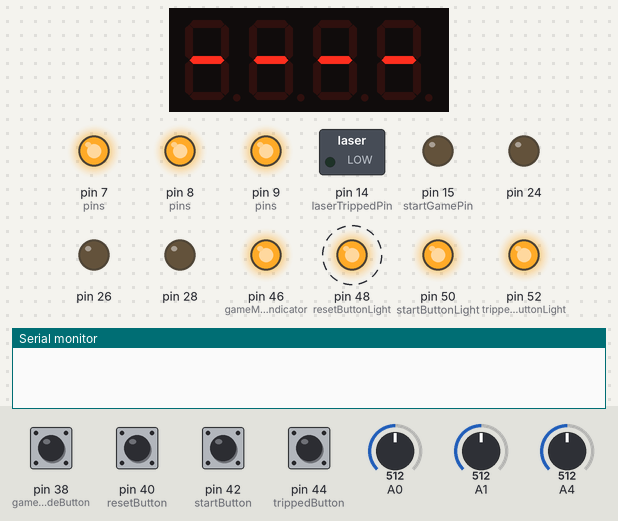
Bench run of a sketch on a simulated Arduino Mega 2560, built with avr-gcc and run on an emulated ATmega2560. Parts: 4-digit seven-segment display, switched loads named in the sketch (green lamp = pin HIGH), output pins drawn as LEDs (lit = HIGH), the last lines printed to the serial monitor. Dashed ring = blinking. Inputs (shaded band) come from the test bench; at power-on: pin 38 (gameModeButton), pin 40 (resetButton), pin 42 (startButton), pin 44 (trippedButton) HIGH, A0 = 512, A1 = 512, A4 = 512.

Above: at 1.25 s.
1.3 s: pin 40 (resetButton) pulled LOW for 0.25 s
At 1.65 s:
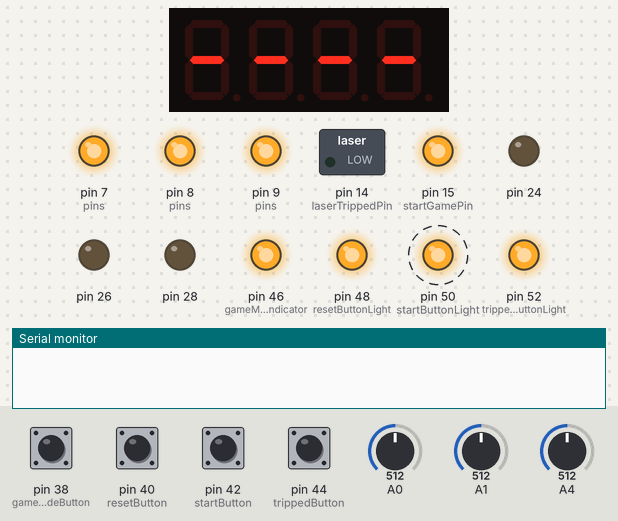
3.1 s: pin 42 (startButton) pulled LOW for 0.25 s
At 3.35 s:
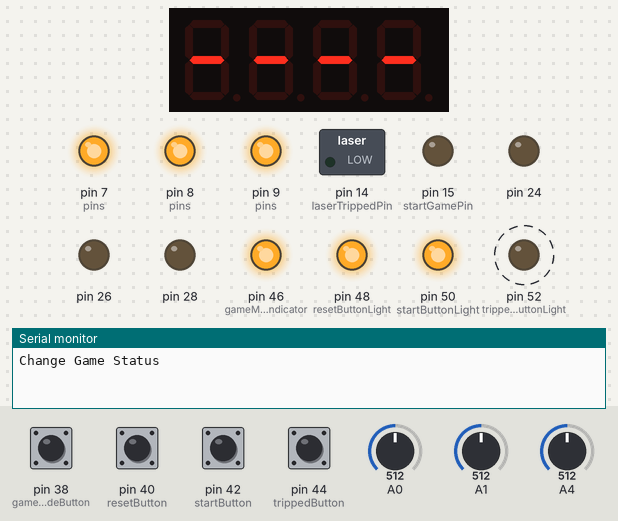
5.0 s: pin 44 (trippedButton) pulled LOW for 0.25 s
At 5.26 s:
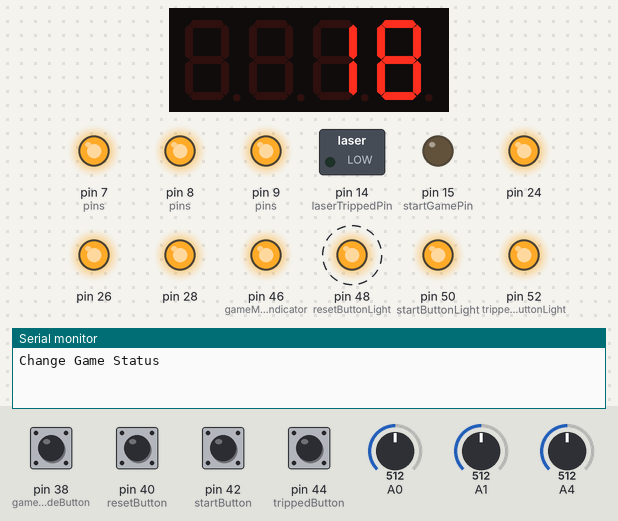
6.8 s: pin 40 (resetButton) pulled LOW for 1 s
At 7.06 s:
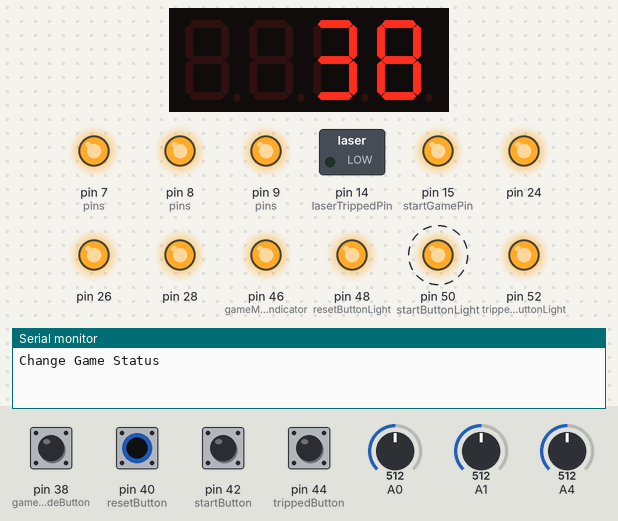
9.3 s: pin 42 (startButton) pulled LOW for 1 s
At 9.4 s:
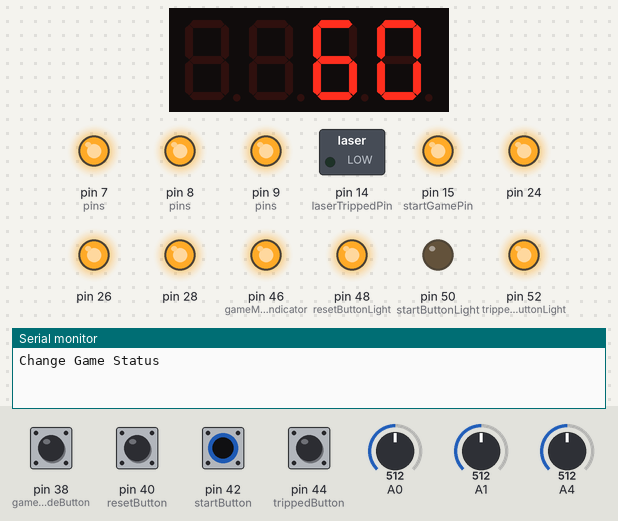
11.8 s: pin 40 (resetButton) pulled LOW for 0.25 s
At 12.01 s:
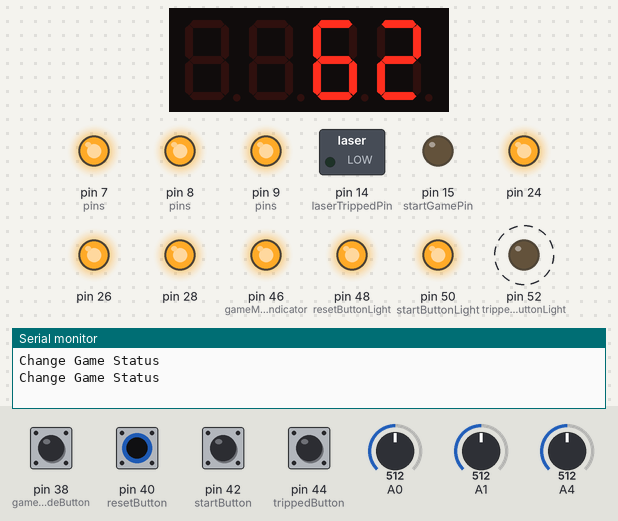
Timing chart, 0 to 15.0 s (numbered marks = the images above; inputs shaded):
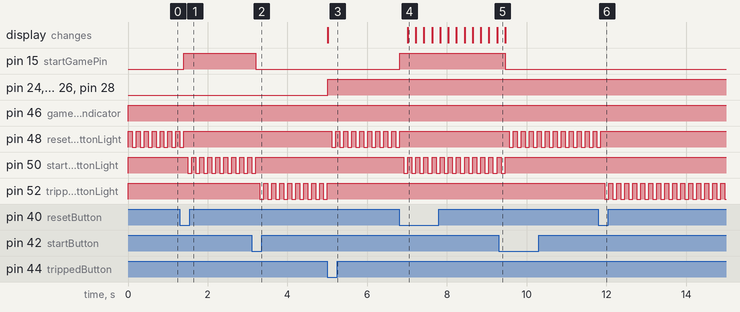

Measured:
- after the input at 1.3 s, pin 15 (startGamePin): LOW → HIGH after 0.10 s; pin 48 (resetButtonLight): goes on until 1.4 s, then stays HIGH; pin 50 (startButtonLight): alternates HIGH for 0.10 s and LOW for 0.10 s, starting after 0.20 s
- after the input at 3.1 s, pin 15 (startGamePin): HIGH → LOW after 0.10 s; pin 50 (startButtonLight): goes on until 3.2 s, then stays HIGH; pin 52 (trippedButtonLight): alternates HIGH for 0.10 s and LOW for 0.10 s, starting after 0.20 s
- after the input at 5.0 s, pin 24, pin 26, pin 28: LOW → HIGH at once; pin 48 (resetButtonLight): alternates HIGH for 0.10 s and LOW for 0.10 s, starting after 0.11 s; pin 52 (trippedButtonLight): goes on until 5.0 s, then stays HIGH; the display: changes at once (image 3)
- after the input at 6.8 s, pin 15 (startGamePin): LOW → HIGH at once; pin 48 (resetButtonLight): goes on until 6.8 s, then stays HIGH; pin 50 (startButtonLight): alternates HIGH for 0.10 s and LOW for 0.10 s, starting after 0.11 s; the display: changes after 0.21 s (image 4)
- after the input at 9.3 s, pin 15 (startGamePin): HIGH → LOW after 0.16 s; pin 48 (resetButtonLight): alternates HIGH for 0.10 s and LOW for 0.10 s, starting after 0.26 s; pin 50 (startButtonLight): goes on until 9.5 s, then stays HIGH
- after the input at 11.8 s, pin 48 (resetButtonLight): goes on until 11.9 s, then stays HIGH; pin 52 (trippedButtonLight): alternates HIGH for 0.10 s and LOW for 0.10 s, starting after 0.16 s
- by itself, pin 48 (resetButtonLight): alternates HIGH for 0.10 s and LOW for 0.10 s

The sketch:

prism.ino
```cpp
/*
 *prism.ino
 *Prism Challenge -- Laser Control Unit (LCU)
 *Built in Sacramento by Rocket Department, Inc
 *
 *Main control program for Prism Challenge Laser Maze
 *Emma Fletcher
 *05.09.2015
 */

#include "Adafruit_LEDBackpack.h"
#include "Adafruit_GFX.h"

#include <Wire.h>
#include <SimpleTimer.h>

#define NUM_LASERS 3
#define LIGHT_LEVEL 35

/* structure for lasers
 * pin - the pin the laser is connected to
 * brightness - the brigtness of the laser
 * sensorValue - the value from the light sensor
 * indicator - true for indicator on, false for indicator off
 */
typedef struct _laser {
   int pin;
   int brightness;
   int sensorPin;
   int sensorValue;
   int indicatorPin;
   boolean indicatorValue;
} Laser;

// Declare global variables for the game
bool inGame = false;
Laser lasers[NUM_LASERS];
unsigned long startTime = 0;

bool gameMode = true;
bool laserTripped = false;
bool laserStartTripped = false;

int gameModeButton = 38;
int resetButton = 40;
int startButton = 42;
int trippedButton = 44;

int laserTrippedPin = 14;
int startGamePin = 15;

int gameModeIndicator = 46;
int resetButtonLight = 48;
int startButtonLight = 50;
int trippedButtonLight = 52;


// Functions defined in button.ino
void readButtons();
void flashButtonLight( int lightPin );
void reset();

// Functions defined in indicator.ino
void updateIndicators( Laser laserArr[], int n );
void reportStatus();

// Functions defined in laser.ino
void updateLasers( Laser laserArr[], int n );
void initializeLasers( Laser laserArr[], int pins[], int sensors[], int indicators[], int n );
void blinkLasers( Laser laserArr[], int n, int times, int blinkSpeed);
void fadeLasers( Laser laserArr[], int n, int times, int fadeSpeed);
void blinkLaser( Laser l, int times, int blinkSpeed );
void fadeLaser( Laser l, int times, int fadeSpeed );
void testLasers( Laser laserArr[], int n );

// Functions defined in sensor.ino
void readSensors( Laser laserArr[], int n );

int pins[] = { 9, 8, 7 };
int sensors[] = { A0, A1, A4 };
int indicators[] = { 24, 26, 28 };

// the timer object
SimpleTimer timer;
int timerId;

Adafruit_7segment matrix = Adafruit_7segment();


// the setup routine runs once when you press reset:
void setup() {
  timerId = timer.setInterval(100, updateTimer);
  Serial.begin(9600);
  matrix.begin(0x70);

  pinMode(gameModeButton, INPUT_PULLUP);
  pinMode(resetButton, INPUT_PULLUP);
  pinMode(startButton, INPUT_PULLUP);
  pinMode(trippedButton, INPUT_PULLUP);

  pinMode(laserTrippedPin, OUTPUT);
  pinMode(startGamePin, OUTPUT);
  pinMode(gameModeIndicator, OUTPUT);
  pinMode(resetButtonLight, OUTPUT);
  pinMode(startButtonLight, OUTPUT);
  pinMode(trippedButtonLight, OUTPUT);

  digitalWrite(startGamePin, LOW);

  digitalWrite(resetButtonLight, HIGH);
  digitalWrite(startButtonLight, HIGH);
  digitalWrite(trippedButtonLight, HIGH);

  initializeLasers( lasers, pins, sensors, indicators, NUM_LASERS );

  // initalize display with dashes
  matrix.print(10000, DEC);
  matrix.writeDisplay();

}


// the loop routine runs over and over again forever:
void loop() {

  readButtons();
  readSensors( lasers, NUM_LASERS );
  updateIndicators( lasers, NUM_LASERS );

  if( gameMode && inGame){
    timer.run();
    reportStatus();
  }

}
```

button.ino
```cpp
/*
 *button.ino
 *File for button functions
 *Emma Fletcher
 *05.10.2015
 */

void readButtons(){

  // read button values
  int gameModeButtonVal = digitalRead(gameModeButton);
  int resetButtonVal = digitalRead(resetButton);
  int startButtonVal = digitalRead(startButton);
  int trippedButtonVal = digitalRead(trippedButton);

  // game mode button
  if( gameModeButtonVal == 1 ){
    gameMode = true;
    digitalWrite(gameModeIndicator, HIGH);
  } else {
    gameMode = false;
    digitalWrite(gameModeIndicator, LOW);
    matrix.print(10000, DEC);
    matrix.writeDisplay();
  }

  // reset button
  while( resetButtonVal == 1 ){
    reset();
    resetButtonVal = digitalRead(resetButton);
  }
  digitalWrite(resetButtonLight, HIGH);

  // start button
  int startButtonHeld = 0;
  while( startButtonVal == 1 && gameMode ){
    startButtonHeld = 1;
    digitalWrite(startGamePin, HIGH);
    flashButtonLight( startButtonLight );
    startButtonVal = digitalRead(startButton);
    if( inGame ){
      timer.run();
    }
  }
  //if the start button was held
  if( startButtonHeld ){
    Serial.println("Change Game Status");
    inGame = !inGame;
    startTime = millis();

  }
  // put start button back into normal state
  digitalWrite(startButtonLight, HIGH);
  digitalWrite(startGamePin, LOW);

  // tripped button
  while( trippedButtonVal == 1){
    flashButtonLight( trippedButtonLight );
    trippedButtonVal = digitalRead(trippedButton);
  }
  digitalWrite(trippedButtonLight, HIGH);

}

void flashButtonLight( int lightPin ){
  digitalWrite(lightPin, HIGH);
  delay(100);
  digitalWrite(lightPin, LOW);
  delay(100);
}

void reset(){
  //reset game
  flashButtonLight( resetButtonLight );
}
```

indicator.ino
```cpp
/*
 *indicator.ino
 *File for light sensor functions
 *Emma Fletcher
 *05.10.2015
 */

void updateIndicators( Laser laserArr[], int n ){
   int numTripped = 0;

   for( int i = 0; i < n; i++ ){
     if( laserArr[i].indicatorValue ){
       digitalWrite(laserArr[i].indicatorPin, HIGH);
     } else {
       digitalWrite(laserArr[i].indicatorPin, LOW);
       numTripped++;
     }
   }

   // Update the laserTripped signal variable
   if( numTripped > 0 ){
     laserTripped = true;
   } else {
     laserTripped = false;
   }

}

void reportStatus(){
  //report game start lasert tripped
  if( laserStartTripped ){
    digitalWrite(startGamePin, HIGH);
  } else {
    digitalWrite(startGamePin, LOW);
  }

  //report tripped game lasers
  if( laserTripped ){
    digitalWrite(laserTrippedPin, HIGH);
  } else {
    digitalWrite(laserTrippedPin, LOW);
  }
}
```

laser.ino
```cpp
/*
 *laser.ino
 *File for laser control functions
 *
 *Emma Fletcher
 *05.09.2015
 */

/*
 * initializeLasers( Laser laserArr[], int pins[], int sensors[], int indicators[], int n):
 * Function to initialize all lasers at start of program
 *
 * Parameter 1: Laser laserArr[] - Array of Lasers
 * Parameter 2: int pins[] - Arry of pins lasers are attached to, index value matches
 * index of laserArr index
 * Parameter 3: int sensors[] - Array of pins light sensors are attached to, index value
 * matches index of laserArr index
 * Parameter 4: int indicators[] - Array of pin indicators lights are attached to, index
 * value matches index of laserArr index
 * Parameter 5: int n - number of lasers to initialize
 *
 * Return: Void
 */
void initializeLasers( Laser laserArr[], int pins[], int sensors[], int indicators[], int n ){

  for( int i = 0; i < n; i++ ){

      Laser aLaser;
      aLaser.pin = pins[i];
      aLaser.brightness = 255;
      aLaser.sensorPin = sensors[i];
      aLaser.sensorValue = 0;
      aLaser.indicatorPin = indicators[i];
      aLaser.indicatorValue = true;

      pinMode(aLaser.pin, OUTPUT);
      pinMode(aLaser.sensorPin, INPUT);
      pinMode(aLaser.indicatorPin, OUTPUT);

      digitalWrite(aLaser.pin, HIGH);

      laserArr[i] = aLaser;
    }

}

/*
 * blinkLasers( Laser laserArr[], int n, int times, int fadeSpeed): Function
 * to blink multiple lasers at the same time
 *
 * Parameter 1: Laser laserArr[] - Array of Lasers
 * Parameter 2: int n - number of Lasers in laserArr[]
 * Parameter 3: int times - number of times to fade
 * Parameter 4: int blinkSpeed - delay in milliseconds between blinks
 *
 * Return: Void
 */
void blinkLasers( Laser laserArr[], int n, int times, int blinkSpeed){
  while(times > 0) {
    for( int i = 0; i < n; i++ ){
      digitalWrite(laserArr[i].pin, LOW);
    }

    delay(blinkSpeed);

    for(int i = 0; i < n; i++ ){
      digitalWrite(laserArr[i].pin, HIGH);
    }

    delay(blinkSpeed);

    times = times - 1;
  }

}

/*
 * fadeLasers( Laser laserArr[], int n, int times, int fadeSpeed): Function
 * to fade multiple lasers at the same time
 *
 * Parameter 1: Laser laserArr[] - Array of Lasers
 * Parameter 2: int n - number of Lasers in laserArr[]
 * Parameter 3: int times - number of times to fade
 * Parameter 4: int fadeSpeed - delay in milliseconds between brightness
 * value change
 *
 * Return: Void
 */
void fadeLasers( Laser laserArr[], int n, int times, int fadeSpeed){
  while(times > 0) {

    for(int fadeValue = 0 ; fadeValue <= 255; fadeValue +=5) {
      // sets the value (range from 0 to 255):
      for( int i = 0; i < n; i++ ){
        if( fadeValue == 255 ){
          delay(250);
        }
        analogWrite(laserArr[i].pin, fadeValue);
      }
      // wait for 30 milliseconds to see the dimming effect
      delay(fadeSpeed);
    }


    // fade out from max to min in increments of 5 points:
    for(int fadeValue = 255 ; fadeValue >= 0; fadeValue -=5) {
      // sets the value (range from 0 to 255):
      for( int i = 0; i < n; i++ ){
        analogWrite(laserArr[i].pin, fadeValue);
      }
      // wait for 30 milliseconds to see the dimming effect
      delay(fadeSpeed);
    }

    times = times - 1;
  }

}

/*
 * blinkLaser( Laser l, int times, int blinkSpeed ): Function to blink
 * individual laser
 *
 * Parameter 1: Laser l - Laser to blink
 * Parameter 2: int times - number of time to blink
 * Parameter 3: int blinkSpeed - delay in milleseconds between blinks
 *
 * Return: Void
 */
void blinkLaser( Laser l, int times, int blinkSpeed ){
  for( int i = 0; i < times; i++ ){
    digitalWrite(l.pin, LOW);
    delay(blinkSpeed);
    digitalWrite(l.pin, HIGH);
    delay(blinkSpeed);
  }
}

/*
 * fadeLaser( Laser l, int times, int fadeSpeed ): Function to fade individual Laser
 *
 * Parameter 1: Laser l - Laser to fade
 * Parameter 2: int times - number of times to fade
 * Parameter 3: int fadeSpeed - delay in milliseconds between brightness value change
 *
 * Return: Void
 */
void fadeLaser( Laser l, int times, int fadeSpeed ){
  for( int i = 0; i < times; i++ ){
    // sets the value (range from 0 to 255):
    for(int fadeValue = 0 ; fadeValue <= 255; fadeValue +=5) {
        if( fadeValue == 255 ){
          delay(250);
        }
        analogWrite(l.pin, fadeValue);
      // wait for 30 milliseconds to see the dimming effect
      delay(fadeSpeed);
    }


    // fade out from max to min in increments of 5 points:
    for(int fadeValue = 255 ; fadeValue >= 0; fadeValue -=5) {
      // sets the value (range from 0 to 255):
      analogWrite(l.pin, fadeValue);
      // wait for 30 milliseconds to see the dimming effect
      delay(fadeSpeed);
    }
  }
}

/*
 * laserTest( Laser laserArry[], int n ): Function test the functions inside laser.ino. Currently
 * tests blinkLasers(), blinkLaser, fadeLasers, fadeLaser
 *
 * Parameter 1: Laser laserArr[] - Array of Lasers
 * Parameter 2: int n - number of Lasers in laserArr[]
 *
 * Return: Void
 */
void testLasers( Laser laserArr[], int n ){

  blinkLasers(laserArr, n, 3, 150);
  delay(500);
  blinkLaser( laserArr[0], 2, 150 );
  delay(500);
  blinkLaser( laserArr[1], 2, 150 );
  delay(500);
  blinkLaser( laserArr[2], 2, 150 );
  delay(500);

  fadeLasers(laserArr, n, 3, 15);
  delay(500);
  fadeLaser( laserArr[0], 2, 15 );
  delay(500);
  fadeLaser( laserArr[1], 2, 15 );
  delay(500);
  fadeLaser( laserArr[2], 2, 15 );
  delay(500);

}
```

sensor.ino
```cpp
/*
 *sensor.ino
 *File for light sensor functions
 *Emma Fletcher
 *05.10.2015
 */

void readSensors( Laser laserArr[], int n ){

  for( int i = 0; i < n; i++ ){

    int val = analogRead(laserArr[i].sensorPin);
    laserArr[i].sensorValue = val;


    if( val > LIGHT_LEVEL ){
      laserArr[i].indicatorValue = true;
    } else {
      laserArr[i].indicatorValue = false;
    }
    delay(1);
  }

}
```

timer.ino
```cpp
// a function to be executed periodically
void updateTimer() {

    int time = (millis() - startTime) / 100;
    matrix.println(time);
    matrix.writeDisplay();
    delay(1);

}
```
